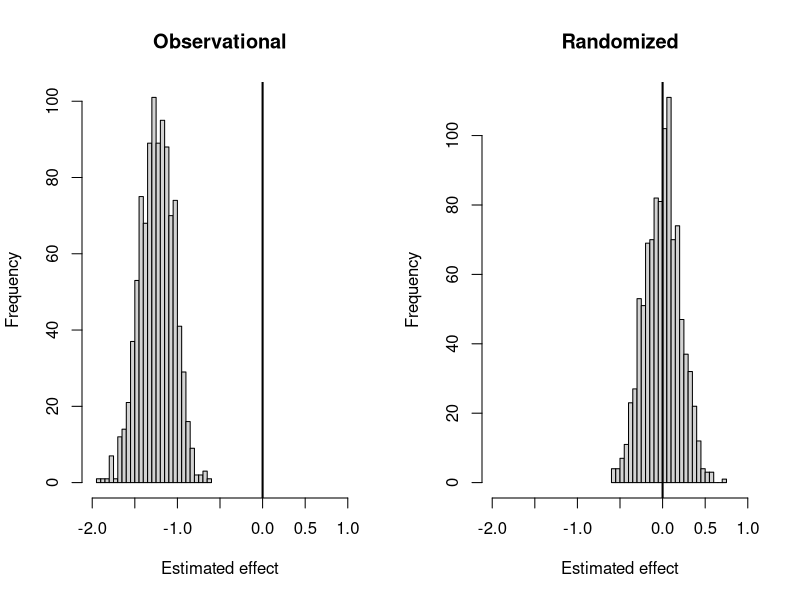

The R source for this figure:
## ---- chunk 1
#| label: fig-confounding
#| fig-cap: "The same true (zero) effect of exercise on symptoms, estimated in 1000 simulated observational studies (left) and 1000 randomized experiments (right). Vertical line: the truth."
set.seed(1)

one_study <- function(randomized) {
  n <- 300
  motivation <- rnorm(n)                          # never measured
  if (randomized) {
    exercise <- rbinom(n, 1, 0.5)                 # coin flip
  } else {
    exercise <- rbinom(n, 1, plogis(motivation))  # the motivated exercise
  }
  symptoms <- 10 - 1.5 * motivation + 0 * exercise + rnorm(n)
  coef(lm(symptoms ~ exercise))["exercise"]
}

obs <- replicate(1000, one_study(randomized = FALSE))
rct <- replicate(1000, one_study(randomized = TRUE))

par(mfrow = c(1, 2))
hist(obs, main = "Observational", xlab = "Estimated effect",
     xlim = c(-2, 1), breaks = 30); abline(v = 0, lwd = 2)
hist(rct, main = "Randomized", xlab = "Estimated effect",
     xlim = c(-2, 1), breaks = 30); abline(v = 0, lwd = 2)
